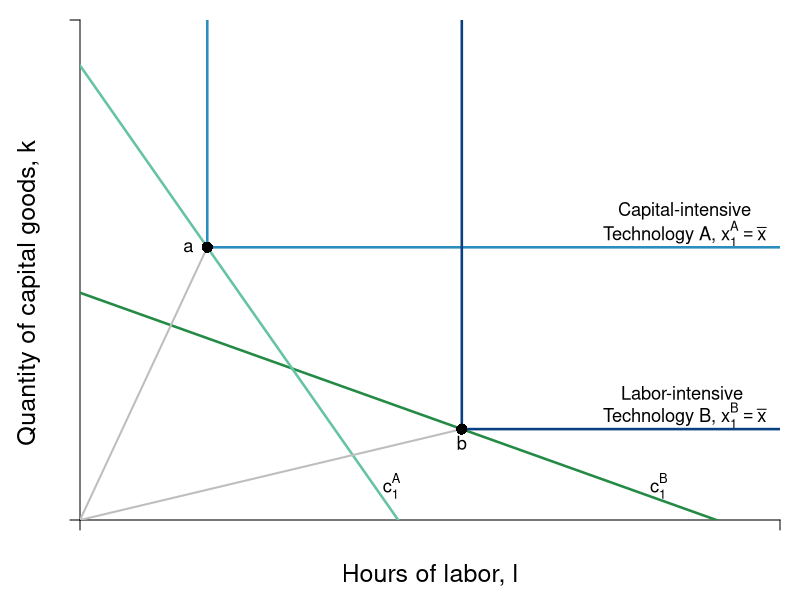

Write R code to recreate this figure.
#Graph Designer: Simon Halliday / Scott Cohn
#Authors: Bowles and Halliday
#Title: Coordination, Conflict and Competition: A Text in Microeconomics

library(shape)
pdf(file = "firmmarketsupply/tech_intensity_leontief.pdf", width = 7, height = 7)

#Set parameters for graphics
axislabelsize <- 1.5
labelsize <- 1.1
graphlinewidth <- 2.5
segmentlinewidth <- 2

COL <- c("#7fc97f", "#beaed4", "#fdc086", "#ffff99", "#386cb0", "#f0027f", "#bf5b17", "#666666")
COLA <- c("#e0f3db", "#99d8c9","#66c2a4","#41ae76", "#238b45", "#005824")
COLB <- c("#c6dbef", "#4eb3d3", "#2b8cbe", "#0868ac","#084081")

#Edited the margins to cater for the larger LHS labels
par(mar =  c(4, 4, 1, 1))

uFn <- function(x, y, alpha = 0.7){
  (x^alpha)*(y^(1 - alpha))
}

isoA <- function(l, alpha = 0.7, xbar = 4) {
  (xbar / l^alpha)^(1/(1 - alpha))
}

trsline <- function(x, constant = 10, slope = 4){
  constant - (slope)*x
}

isocost <- function(l, m = 100, pl = 20, pk = 10){
  m/pk - (pl/pk)*l
}

xlims <- c(0, 11)
ylims <- c(0, 11)

npts <- 501 
x <- seq(xlims[1], xlims[2], length.out = npts)
y <- seq(ylims[1], ylims[2], length.out = npts) 
a <- c(2, 4, 6)

plot(0, 0, xlim = xlims, ylim = ylims, type = "n",
     xlab = expression(paste("")),
     ylab = expression(paste("")), 
     xaxt = "n", 
     yaxt = "n", 
     cex.lab = axislabelsize, 
     bty = "n", 
     xaxs="i", 
     yaxs="i"
)


# ticksy <- seq(from = 0, to = ylims[2], by = 1)
# ylabels <- seq(from = 0, to = ylims[2], by = 1)
# ticksx <- seq(from = 0, to = xlims[2], by = 1)
# xlabels <- seq(from = 0, to = xlims[2], by = 1)
ticksy <- c(ylims[1],  ylims[2])
ylabels <- c(NA, NA)
ticksx <- c(xlims[1], xlims[2])
xlabels <- c(NA, NA)

axis(1, at = ticksx, pos = 0, labels = xlabels)
axis(2, at = ticksy, pos = 0, labels = ylabels, las = 1)

npts <- 500 
xx1 <- seq(xlims[1], xlims[2], length.out = npts)

#Axis labels
mtext(expression(paste("Hours of labor, ", l)), side = 1, line = 2.5, cex = axislabelsize)
text(-0.8, 5, expression(paste("Quantity of capital goods, ", k)), xpd = TRUE, cex = axislabelsize, srt = 90) 

#Draw the isocosts
lines(xx1, isocost(xx1, m = 100, pl = 10, pk = 20), col = COLA[5], lwd = graphlinewidth)
lines(xx1, isocost(xx1, m = 100, pl = 20, pk = 10), col = COLA[3], lwd = graphlinewidth)

#Label the isoquants curves
text(9.5, 6.8, expression(paste("Capital-intensive")), cex = labelsize)
text(9.5, 6.3, expression(paste("Technology A, ", x[1]^A == bar(x))), cex = labelsize)

text(9.5, 2.8, expression(paste("Labor-intensive ")), cex = labelsize)
text(9.5, 2.3, expression(paste("Technology B, ", x[1]^B == bar(x))), cex = labelsize)

##Two Leontief Technologies 
#Capital-intensive
segments(2, 6, 2, ylims[2], lty = 1, col = COLB[3] , lwd = graphlinewidth)
segments(2, 6, xlims[2], 6, lty = 1, col = COLB[3] , lwd = graphlinewidth)

#Labor-intensive
segments(6, 2, 6, ylims[2], lty = 1, col = COLB[5] , lwd = graphlinewidth)
segments(6, 2, xlims[2], 2, lty = 1, col = COLB[5] , lwd = graphlinewidth)




# Arrows(8, 3.6, 8, 2.4, col = "black", lty = 1, lwd = 2, arr.type = "triangle", arr.lwd = 0.5)
# 
# text(4, 6, expression(paste(trs(l,k) == frac(4,4), phantom()==1)), cex = labelsize)
# Arrows(4, 5.6, 4, 4.4, col = "black", lty = 1, lwd = 2, arr.type = "triangle", arr.lwd = 0.5)
# 
# text(4, 8, expression(paste(trs(l,k) == frac(8,2), phantom() == 4)), cex = labelsize)
# Arrows(3.05, 8, 2.3, 8, col = "black", lty = 1, lwd = 2, arr.type = "triangle", arr.lwd = 0.5)


#Label feasible and infeasible
#text(8, 9, expression(paste(trs(l,k) == frac(x[l], x[k]), phantom() == frac(mp[l], mp[k]), phantom() == -frac(dk,dl))), cex = labelsize)
#text(3, 2.5, expression(paste("with plan ", (list(x, l, k)) )), cex = labelsize)

# text(8, 8.5, expression(paste("Production set:")), cex = labelsize)
# text(8, 8, expression(paste(x = bar(x), " feasible")), cex = labelsize)
# text(8, 7.5, expression(paste("with plan ", (list(x, l, k)) )), cex = labelsize)

#text(9.5, 3.15, expression(u[2]^A), cex = labelsize)
#text(9.5, 5.85, expression(u[3]^A), cex = labelsize)

#Draw rays from the origin indicating factor intensity
segments(0, 0, 2, 6, lty = 1, col = "gray" , lwd = segmentlinewidth)
segments(0, 0, 6, 2, lty = 1, col = "gray" , lwd = segmentlinewidth)

# segments(0, 8, 2.9705, 8, lty = 2, col = "gray" , lwd = segmentlinewidth)
#segments(2.9705, 0, 2.9705, 8, lty = 2, col = "gray" , lwd = segmentlinewidth)
# segments(2, 0, 2, 8, lty = 2, col = "gray" , lwd = segmentlinewidth)
# segments(4, 0, 4, 4, lty = 2, col = "gray" , lwd = segmentlinewidth)
# segments(0, 4, 4, 4, lty = 2, col = "gray" , lwd = segmentlinewidth)
# segments(8, 0, 8, 2, lty = 2, col = "gray" , lwd = segmentlinewidth)
# segments(0, 2, 8, 2, lty = 2, col = "gray" , lwd = segmentlinewidth)
# 
# segments(8, 0, 8,indiffA(x = 8)  , lty = 2, col = "gray" , lwd = segmentlinewidth)
# segments(0, indiffA(x = 8) , 8,indiffA(x = 8)  , lty = 2, col = "gray" , lwd = segmentlinewidth)

#Annotate points (4,4),(2,8),(8,2) on feasibility frontier
# text(4.2, 4.2, expression(paste(b)), cex = labelsize)
points(2, 6, pch = 16, col = "black", cex = 1.5)
text(2 - 0.3, 6, expression(paste(a)), cex = labelsize)

points(6, 2, pch = 16, col = "black", cex = 1.5)
text(6, 2 - 0.3, expression(paste(b)), cex = labelsize)

#Label the isocosts
text(9.1, 0.75, expression(paste(c[1]^B)), cex = labelsize)
text(4.9, 0.75, expression(paste(c[1]^A)), cex = labelsize)


dev.off()
